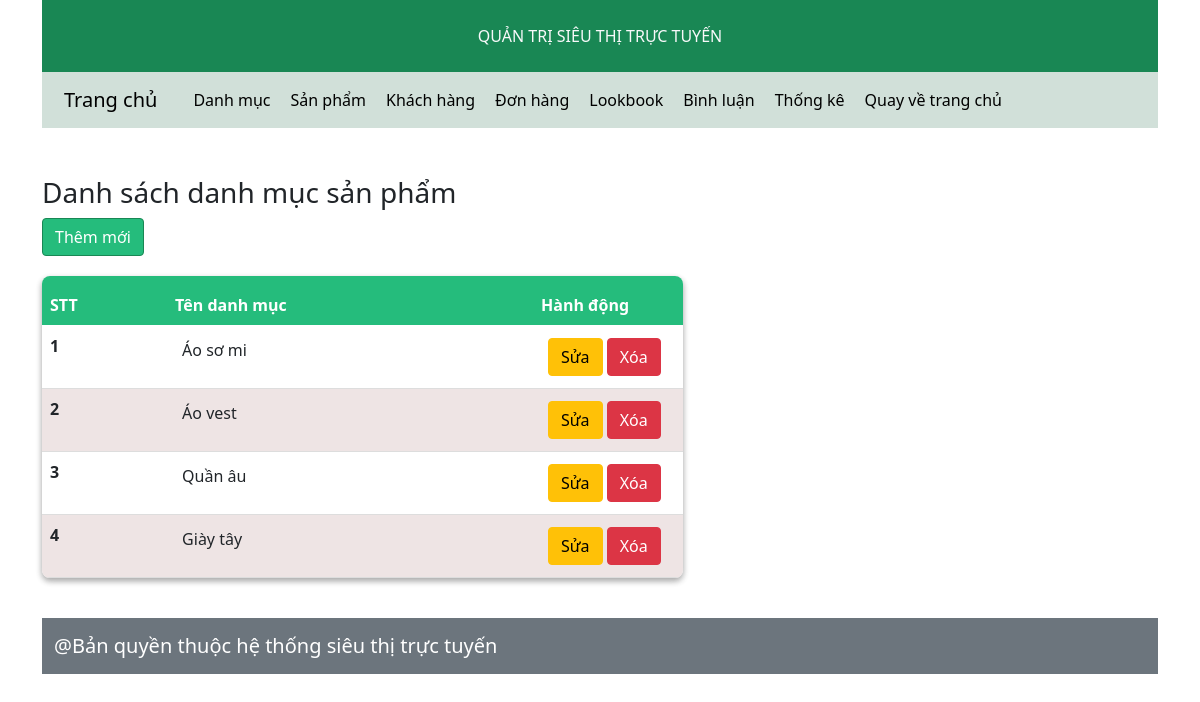
Page /admin/index.php?act=listcate on the committed database.
### tables this page shows
CREATE TABLE `categories` (
  `id` int(11) NOT NULL,
  `name` varchar(255) DEFAULT NULL
);

### model/pdo.php (called while the page is built, shortened)
<?php
function pdo_get_connection()
{
    $servername = "localhost";
    $username = "root";
    $password = "";
    try {
        $conn = new PDO("mysql:host=$servername;dbname=duan1", $username, $password);
        $conn->setAttribute(PDO::ATTR_ERRMODE, PDO::ERRMODE_EXCEPTION);
        return $conn;
    } catch (PDOException $e) {
        echo "Connection failed: " . $e->getMessage();
    }
}
function pdo_query($sql)
{
    $sql_args = array_slice(func_get_args(), 1);
    try {
        $conn = pdo_get_connection();
        $stmt = $conn->prepare($sql);
        $stmt->execute($sql_args);
        $rows = $stmt->fetchAll();
        return $rows;
    } catch (PDOException $e) {
        throw $e;
    } finally {
        unset($conn);
    }
}

### model/categories.php (called while the page is built, shortened)
<?php
function list_cate(){
    $sql="SELECT *from categories";
    $result=pdo_query($sql);
    return $result;
}
?>

### admin/categories/list-categories.php (the view, shortened to what this page needs)
<div class="col-md-7">
    <h3>Danh sách danh mục sản phẩm</h3>
    <a href="?act=addcate" class="btn btn-success" style="background-color:#25bc7c">Thêm mới</a>
    <table id="table_sta" class="table">
        <thead>
            <tr>
                <th scope="col">STT</th>
                <th scope="col">Tên danh mục</th>
                <th scope="col">Hành động</th>
            </tr>
        </thead>
        <tbody>
            <?php foreach($list_cate as $key => $value): ?>
            <tr>
                <th scope="row">
                    <?php echo $key + 1; ?>
                </th>
                <td>
                    <?php echo $value['name']; ?>
                </td>
                <td style="width: 150px;">
                    <a href="?act=editcate&id=<?php echo $value['id']; ?>" class="btn btn-warning">Sửa</a>
                    <button class="btn btn-danger" data-bs-id="<?php echo $value['id']; ?>" data-bs-toggle="modal"
                        data-bs-target="#modalDelete">
                        Xóa
                    </button>
                </td>
            </tr>
            <?php endforeach; ?>
        </tbody>
    </table>
</div>

### css/admin.css (style rules this page uses)
#table_sta { width: 100%; border-collapse: collapse; margin: 20px 0; box-shadow: rgba(0, 0, 0, 0.16) 0px 3px 6px, rgba(0, 0, 0, 0.23) 0px 3px 6px; border-radius: 8px; overflow: hidden; }
#table_sta thead tr { background-color: #25bc7c; height: 50px; color: #ffffff; }
#table_sta td { padding: 12px 15px; }
#table_sta tr { border-bottom: 1px solid #dddddd; }
#table_sta tr:nth-of-type(even) { background-color: #eee4e4; }

### rows in the picture
categories: name "Áo sơ mi"
categories: name "Áo vest"
categories: name "Quần âu"
categories: name "Giày tây"
